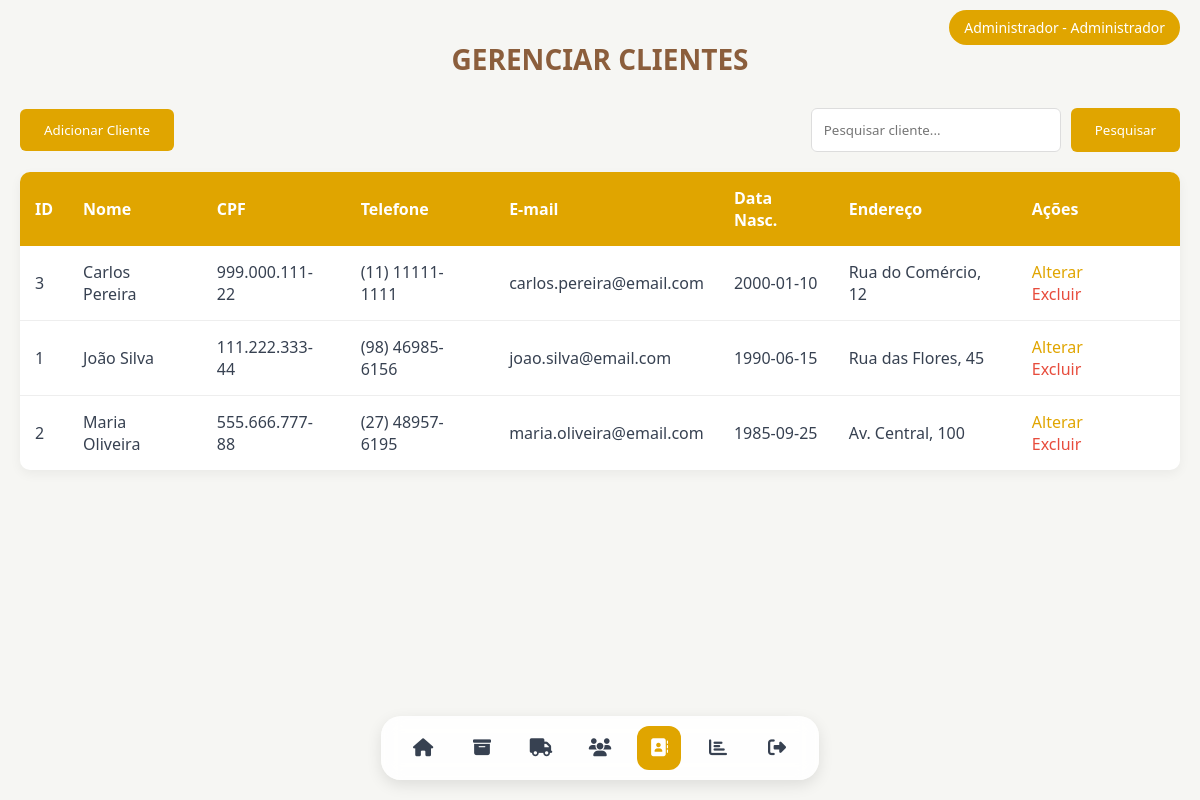
Page /TELAS/TELA_GERENCIAR_CLIENTES.php (signed in) on the committed database.
### tables this page shows
CREATE TABLE `cliente` (
  `id_cliente` int(11) NOT NULL,
  `Nome` varchar(150) NOT NULL,
  `CPF` varchar(14) NOT NULL,
  `Telefone` varchar(20) DEFAULT NULL,
  `Email` varchar(100) DEFAULT NULL,
  `Data_nascimento` date DEFAULT NULL,
  `Endereco` varchar(255) DEFAULT NULL
);

### TELAS/TELA_GERENCIAR_CLIENTES.php (the view, shortened to what this page needs)
<?php
include('../conexao.php');
function buscarClientes($pdo, $termo = null) {
    $sql = "SELECT * FROM cliente WHERE 1=1";
    $sql .= " ORDER BY Nome ASC";
    $stmt = $pdo->prepare($sql);
    $stmt->execute();
    return $stmt->fetchAll(PDO::FETCH_ASSOC);
}
$clientes = isset($_POST['busca']) ? buscarClientes($pdo, $_POST['busca']) : buscarClientes($pdo);
?>
<!DOCTYPE html>
<html lang="pt-br">
<head>
    <link rel="stylesheet" href="../ESTILOS/ESTILO_GERAL.css">
    <link rel="stylesheet" href="../ESTILOS/ESTILO_GERENCIAR_CLIENTES.css">
</head>
<body>
    <?php include("MENU.php"); ?>
    <main>
        <h1>GERENCIAR CLIENTES</h1>
        <div class="ops_cli">
            <button id="btnAdicionar" onclick="abrirModal('modalAdicionar')">Adicionar Cliente</button>
            <form action="TELA_GERENCIAR_CLIENTES.php" method="POST">
                <input type="text" name="busca" id="busca" placeholder="Pesquisar cliente...">
                <button type="submit">Pesquisar</button>
            </form>
        </div>
        <div class="tabela_cli">
            <?php if (!empty($clientes)): ?>
                <table class="table">
                    <thead>
                        <tr>
                            <th>ID</th>
                            <th>Nome</th>
                            <th>CPF</th>
                            <th>Telefone</th>
                            <th>E-mail</th>
                            <th>Data Nasc.</th>
                            <th>Endereço</th>
                            <th>Ações</th>
                        </tr>
                    </thead>
                    <tbody>
                        <?php foreach ($clientes as $cliente): ?>
                            <tr>
                                <td><?= htmlspecialchars($cliente['id_cliente']) ?></td>
                                <td><?= htmlspecialchars($cliente['Nome']) ?></td>
                                <td><?= htmlspecialchars($cliente['CPF']) ?></td>
                                <td><?= htmlspecialchars($cliente['Telefone']) ?></td>
                                <td><?= htmlspecialchars($cliente['Email']) ?></td>
                                <td><?= htmlspecialchars($cliente['Data_nascimento']) ?></td>
                                <td><?= htmlspecialchars($cliente['Endereco']) ?></td>
                                <td>
                                    <a href="TELA_GERENCIAR_CLIENTES.php?editar=<?= htmlspecialchars($cliente['id_cliente']) ?>">Alterar</a>
                                    <a href="TELA_GERENCIAR_CLIENTES.php?excluir=<?= htmlspecialchars($cliente['id_cliente']) ?>"
                                       class="excluir"
                                       onclick="return confirm('Tem certeza que deseja excluir este cliente?')">Excluir</a>
                                </td>
                            </tr>
                        <?php endforeach; ?>
                    </tbody>
                </table>
            <?php else: ?>
                <p>Nenhum cliente encontrado</p>
            <?php endif; ?>
        </div>
    </main>
</body>
</html>

### ESTILOS/ESTILO_GERAL.css (style rules this page uses)
:root { font-family: 'Segoe UI', Tahoma, Geneva, Verdana, sans-serif; --primaria-amarelo: #e0a500; --secundaria-amarelo: #e0a500; --comeia: #8b5e3c; --cinza-claro: #f6f6f3; --cinza-escuro: #374151; --vidro: rgba(0, 0, 0, 0.06); --primary-color: var(--primaria-amarelo); --hover-color: var(--secundaria-amarelo); --text-color: var(--cinza-escuro); --input-bg: white; --shadow-color: rgba(0, 0, 0, 0.05); --placeholder-color: #c4a484; --background: var(--cinza-claro) }

### ESTILOS/ESTILO_GERENCIAR_CLIENTES.css (style rules this page uses)
body { margin: 0; background: var(--background); color: var(--text-color); font-family: var(--font-family); }
main { padding: 20px; max-width: 1200px; margin: 0 auto; }
h1 { color: var(--comeia); text-align: center; margin-bottom: 30px; font-size: 28px; font-weight: 600; }
.ops_cli { display: flex; justify-content: space-between; align-items: center; margin: 20px 0; gap: 20px; }
.ops_cli button { background-color: var(--primary-color); color: white; border: none; padding: 12px 24px; border-radius: 6px; cursor: pointer; font-weight: 500; transition: background-color 0.3s; }
.ops_cli form { display: flex; gap: 10px; }
.ops_cli input { padding: 12px; border: 1px solid #ddd; border-radius: 6px; width: 250px; background-color: var(--input-bg); }
.tabela_cli { margin-top: 20px; background: white; border-radius: 10px; box-shadow: 0 4px 12px var(--shadow-color); overflow: hidden; }
.table { width: 100%; border-collapse: collapse; }
.table th { background-color: var(--primary-color); color: white; padding: 15px; text-align: left; font-weight: 600; }
.table td { padding: 15px; border-bottom: 1px solid #eee; }
.table tr:last-child td { border-bottom: none; }
.table a { color: var(--primary-color); text-decoration: none; margin-right: 15px; transition: color 0.3s; }
.table a.excluir { color: #e74c3c; }

### ESTILOS/ESTILO_MENU.css (style rules this page uses)
* { margin: 0; padding: 0; box-sizing: border-box; font-family: var(--font-family); }
body { display: flex; min-height: 100vh; background-color: var(--cinza-claro); color: var(--cinza-escuro); }
main { padding: 20px; margin-top: 20px; z-index: 1; }

### rows in the picture
cliente: id_cliente "3", Nome "Carlos Pereira", CPF "999.000.111-22", Telefone "(11) 11111-1111", Email "carlos.pereira@email.com", Data_nascimento "2000-01-10", Endereco "Rua do Comércio, 12"
cliente: id_cliente "1", Nome "João Silva", CPF "111.222.333-44", Telefone "(98) 46985-6156", Email "joao.silva@email.com", Data_nascimento "1990-06-15", Endereco "Rua das Flores, 45"
cliente: id_cliente "2", Nome "Maria Oliveira", CPF "555.666.777-88", Telefone "(27) 48957-6195", Email "maria.oliveira@email.com", Data_nascimento "1985-09-25", Endereco "Av. Central, 100"

### other values in the picture
$_SESSION['usuario'] "Administrador"
$nome_perfil "Administrador"
